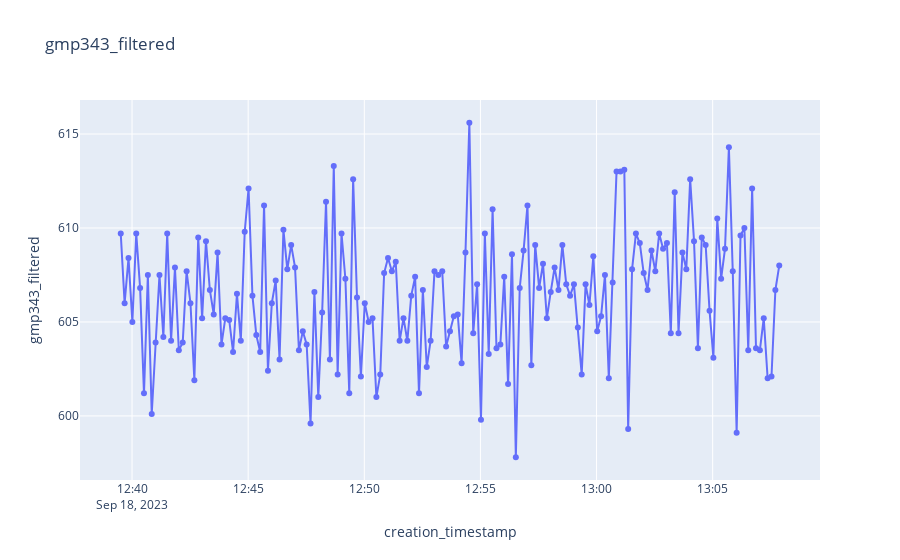
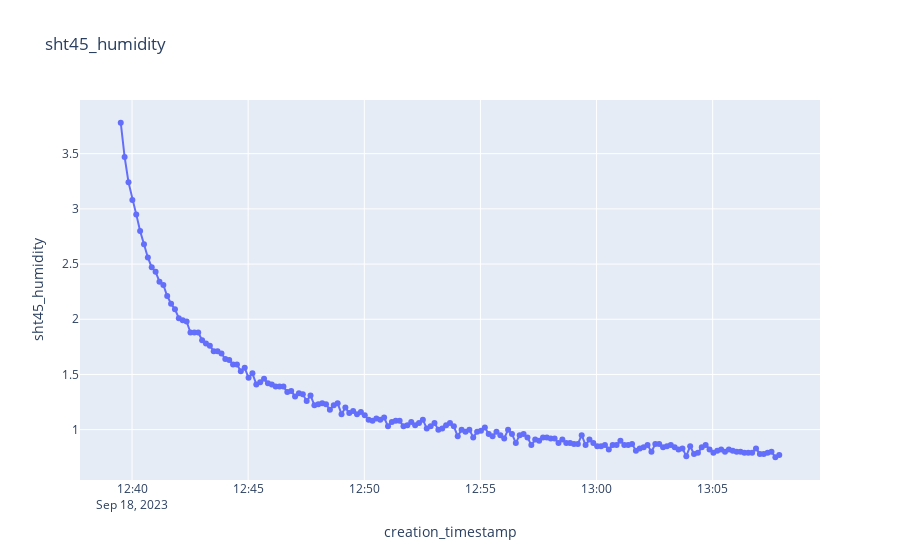
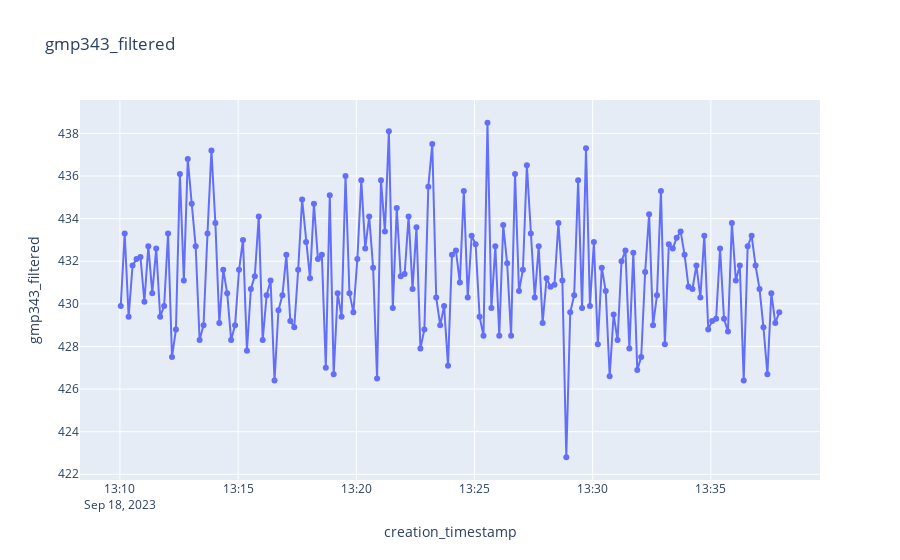
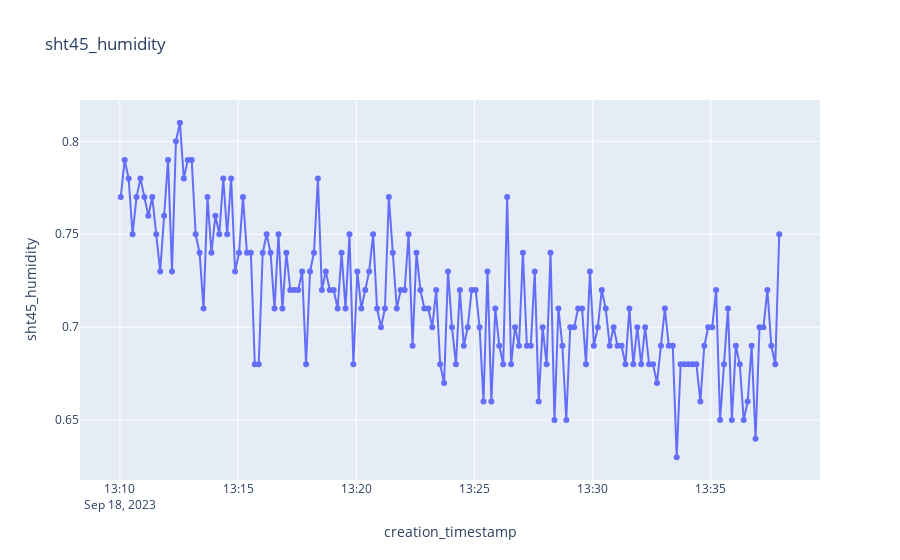

The notebook cell these images were saved under, in order:
### Code cell
#600
start_date = datetime(2023, 9, 18, 12, 39, 30).replace(tzinfo=timezone.utc)
end_date = datetime(2023, 9, 18, 13, 8, 0).replace(tzinfo=timezone.utc)

df_p_600 = df.filter(pl.col("creation_timestamp").is_between(start_date, end_date))

plot_sensor_measurement(df_p_600.collect(), col_name="gmp343_filtered")
plot_sensor_measurement(df_p_600.collect(), col_name="sht45_humidity")

#400
start_date = datetime(2023, 9, 18, 13, 10, 0).replace(tzinfo=timezone.utc)
end_date = datetime(2023, 9, 18, 13, 38, 0).replace(tzinfo=timezone.utc)

df_p_400 = df.sort("creation_timestamp").filter(pl.col("creation_timestamp").is_between(start_date, end_date))

plot_sensor_measurement(df_p_400.collect(), col_name="gmp343_filtered")
plot_sensor_measurement(df_p_400.collect(), col_name="sht45_humidity")

### Figure 1 — Plotly figure (JSON) as saved in the notebook; plotly's stock layout.template omitted (floating-point values rounded to 4 significant figures; data arrays with more than 128 entries replaced by an {"elided": "..."} marker saying what was removed)
{"data": [{"hovertemplate": "creation_timestamp=%{x}<br>gmp343_filtered=%{y}<extra></extra>", "legendgroup": "", "line": {"color": "#636efa", "dash": "solid"}, "marker": {"symbol": "circle"}, "mode": "markers+lines", "name": "", "orientation": "v", "showlegend": false, "type": "scatter", "x": {"elided": "171 str values"}, "xaxis": "x", "y": {"elided": "171 float values"}, "yaxis": "y"}], "layout": {"legend": {"tracegroupgap": 0}, "title": {"text": "gmp343_filtered"}, "xaxis": {"anchor": "y", "domain": [0, 1], "title": {"text": "creation_timestamp"}}, "yaxis": {"anchor": "x", "domain": [0, 1], "title": {"text": "gmp343_filtered"}}}}

### Figure 2 — Plotly figure (JSON) as saved in the notebook; plotly's stock layout.template omitted (floating-point values rounded to 4 significant figures; data arrays with more than 128 entries replaced by an {"elided": "..."} marker saying what was removed)
{"data": [{"hovertemplate": "creation_timestamp=%{x}<br>sht45_humidity=%{y}<extra></extra>", "legendgroup": "", "line": {"color": "#636efa", "dash": "solid"}, "marker": {"symbol": "circle"}, "mode": "markers+lines", "name": "", "orientation": "v", "showlegend": false, "type": "scatter", "x": {"elided": "171 str values"}, "xaxis": "x", "y": {"elided": "171 float values"}, "yaxis": "y"}], "layout": {"legend": {"tracegroupgap": 0}, "title": {"text": "sht45_humidity"}, "xaxis": {"anchor": "y", "domain": [0, 1], "title": {"text": "creation_timestamp"}}, "yaxis": {"anchor": "x", "domain": [0, 1], "title": {"text": "sht45_humidity"}}}}

### Figure 3 — Plotly figure (JSON) as saved in the notebook; plotly's stock layout.template omitted (floating-point values rounded to 4 significant figures; data arrays with more than 128 entries replaced by an {"elided": "..."} marker saying what was removed)
{"data": [{"hovertemplate": "creation_timestamp=%{x}<br>gmp343_filtered=%{y}<extra></extra>", "legendgroup": "", "line": {"color": "#636efa", "dash": "solid"}, "marker": {"symbol": "circle"}, "mode": "markers+lines", "name": "", "orientation": "v", "showlegend": false, "type": "scatter", "x": {"elided": "168 str values"}, "xaxis": "x", "y": {"elided": "168 float values"}, "yaxis": "y"}], "layout": {"legend": {"tracegroupgap": 0}, "title": {"text": "gmp343_filtered"}, "xaxis": {"anchor": "y", "domain": [0, 1], "title": {"text": "creation_timestamp"}}, "yaxis": {"anchor": "x", "domain": [0, 1], "title": {"text": "gmp343_filtered"}}}}

### Figure 4 — Plotly figure (JSON) as saved in the notebook; plotly's stock layout.template omitted (floating-point values rounded to 4 significant figures; data arrays with more than 128 entries replaced by an {"elided": "..."} marker saying what was removed)
{"data": [{"hovertemplate": "creation_timestamp=%{x}<br>sht45_humidity=%{y}<extra></extra>", "legendgroup": "", "line": {"color": "#636efa", "dash": "solid"}, "marker": {"symbol": "circle"}, "mode": "markers+lines", "name": "", "orientation": "v", "showlegend": false, "type": "scatter", "x": {"elided": "168 str values"}, "xaxis": "x", "y": {"elided": "168 float values"}, "yaxis": "y"}], "layout": {"legend": {"tracegroupgap": 0}, "title": {"text": "sht45_humidity"}, "xaxis": {"anchor": "y", "domain": [0, 1], "title": {"text": "creation_timestamp"}}, "yaxis": {"anchor": "x", "domain": [0, 1], "title": {"text": "sht45_humidity"}}}}
